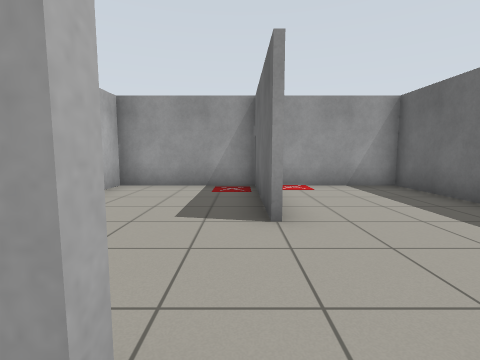
View 1 (above)

20 first-person views from a walk through a robot-simulator world made for Gazebo. The camera is 0.94 m above the floor, tilts 6° down and sees 85° across. The lines on the ground mark 1 m squares. The floor is counted in squares, 1 m on a side. Each view is taken from the middle of a square. On the plan, view 1 faces up. The plan holds only what a view shows up to about 11 squares ahead; the rest is blank.

View 2
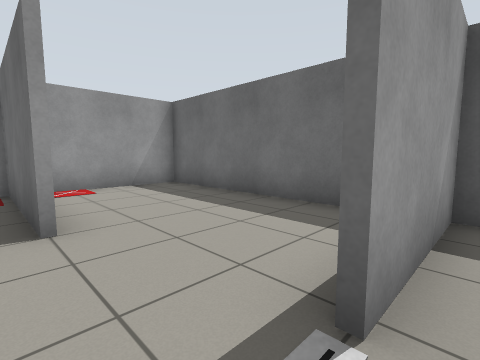

View 3
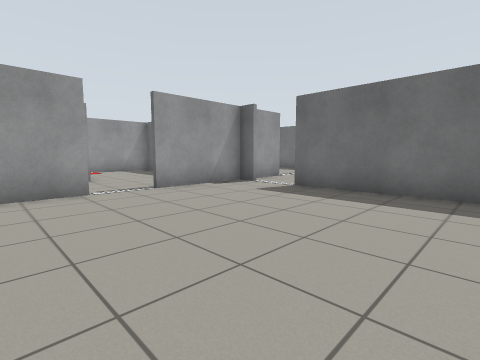

View 4
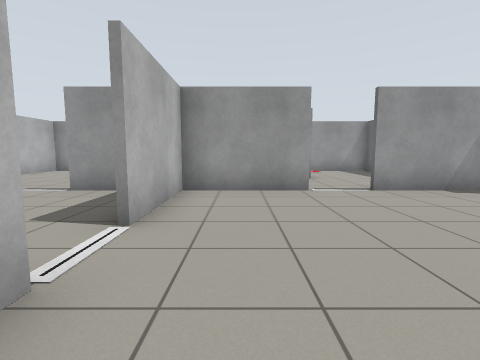

View 5
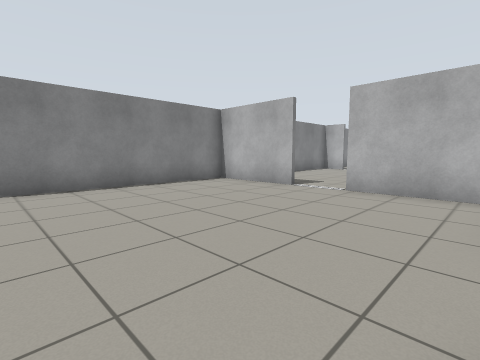

View 6
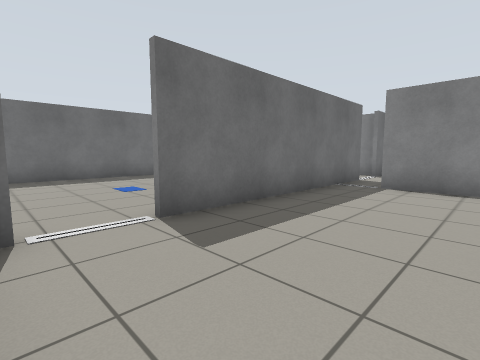

View 7
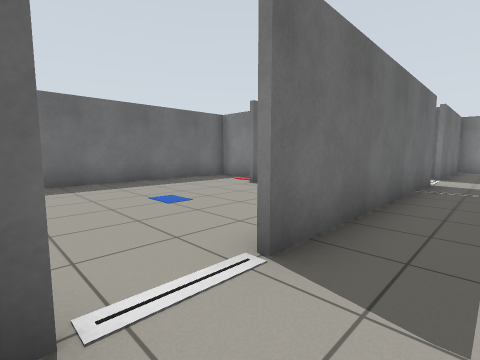

View 8
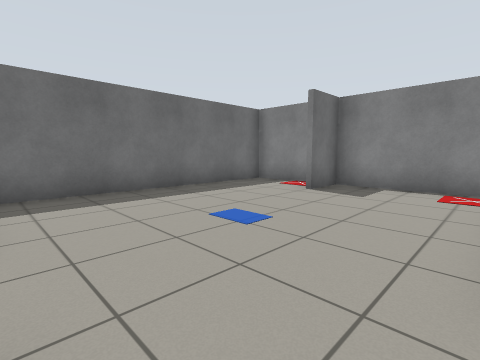

View 9
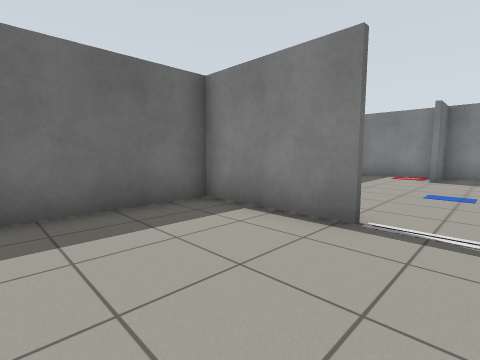

View 10
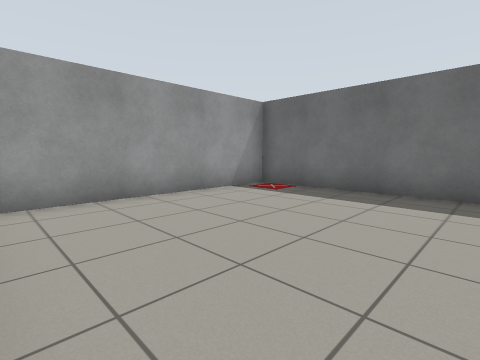

View 11
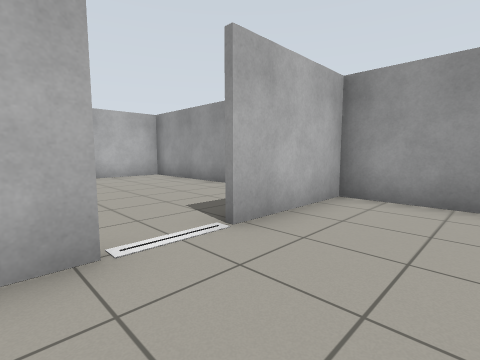

View 12
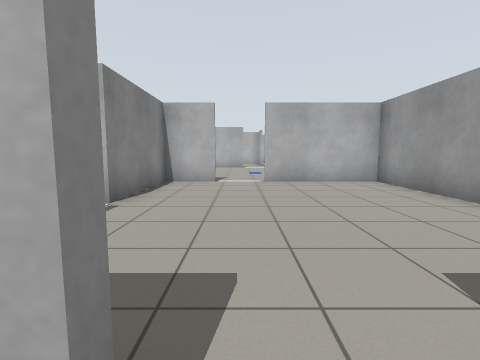

View 13
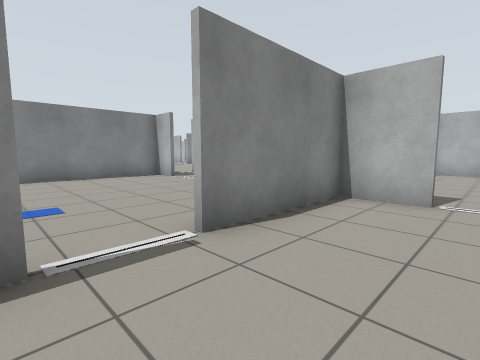

View 14
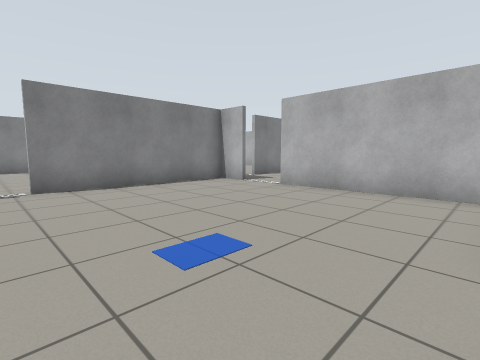

View 15
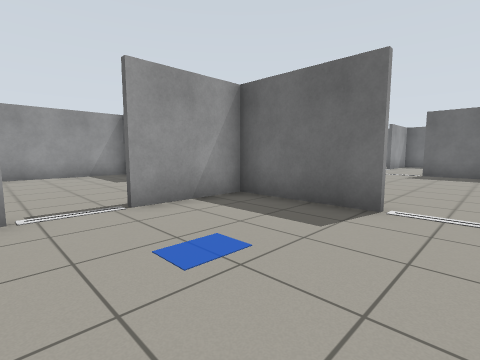

View 16
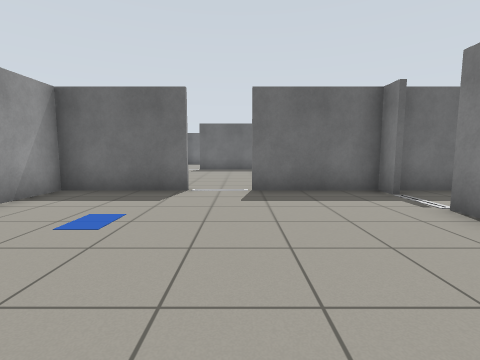

View 17
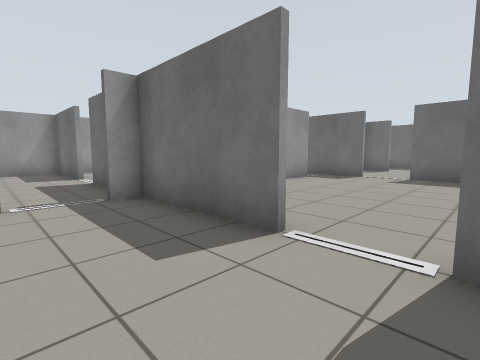

View 18
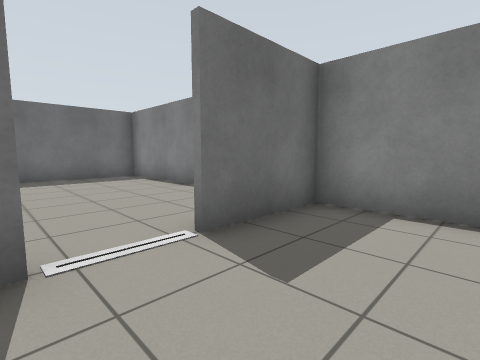

View 19
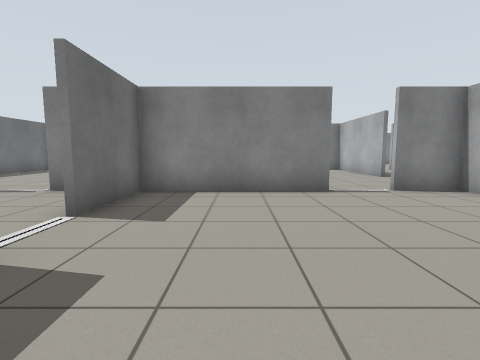

View 20
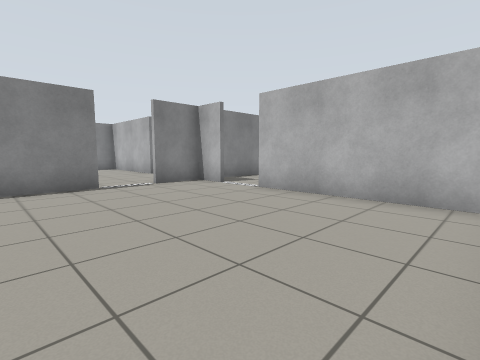

### Floor plan
Points are (right, up) in squares from view 1. A wall is a line through its corners. A room is listed if a view was taken in it or the views show most of it. See-through windows are left out.
Room 1 (views 1, 2, 3, 4, 5, 6, 7)
walls: (-0.2, 0.4) (-4, 0.4); (-3.4, -4.2) (-3.4, -7.6); (-3.4, 0.5) (-3.4, -2.8); (4.4, -0.2) (4.4, 0.4) (1.2, 0.4); (4.4, -7) (4.4, -1.8); (-4.2, -7.4) (3.2, -7.4)
ways out: opening at (4, -1) to room 2; opening at (0.5, 1) to room 4; opening at (-4, -3.5) to room 6; gap at (3, -7) to room 8
Room 2 (view 8)
walls: (6.8, 0.4) (5.2, 0.4); (8.8, -7.4) (11.4, -7.4) (11.4, -0.2); (5.2, -7.4) (8.4, -7.4) (8.4, -6)
ways out: opening at (4, -1) to room 1; opening at (7.5, 1) to room 3
Room 3 (views 9, 10)
walls: (8.2, 0.6) (11.4, 0.6) (11.4, 7.4) (5.1, 7.4)
ways out: opening at (7.5, 1) to room 2
Room 4 (views 11, 12)
walls: (0.4, 3.4) (0.4, 7.4) (-3.4, 7.4) (-3.4, 4.2); (-3.4, 2.8) (-3.4, 2); (4.4, 1.9) (4.4, 7.4) (1.1, 7.4)
ways out: opening at (0.5, 1) to room 1; opening at (-4, 3.5) to room 5
Room 5 (view 13)
walls: (-11.4, 2.2) (-11.4, 0.6) (-7.8, 0.6); (-3.6, 7.4) (-11.4, 7.4) (-11.4, 3.8)
ways out: opening at (-4, 3.5) to room 4; opening at (-7, 1) to room 6; opening at (-12, 3)
Room 6 (views 14, 15, 16)
walls: (-11.4, -0.2) (-11.4, -4.8); (-3.6, -2.8) (-3.6, 0.5); (-11.4, -6.2) (-11.4, -7.4) (-5.8, -7.4); (-4, 0.4) (-6.2, 0.4); (-3.6, -7.4) (-3.6, -4.2)
ways out: opening at (-4, -3.5) to room 1; opening at (-7, 1) to room 5; opening at (-5, -7) to room 7; opening at (-12, -5.5)
Room 7 (views 17, 18, 19, 20)
walls: (-8.2, -15.4) (-3.6, -15.4) (-3.6, -12.8); (-3.6, -11.2) (-3.6, -7.4); (-11.4, -8.1) (-11.4, -12.8); (-11.4, -14.2) (-11.4, -15.4) (-9.8, -15.4)
ways out: opening at (-5, -7) to room 6; opening at (-4, -12) to room 8; opening at (-12, -13.5); opening at (-9, -15)
Room 8 (no view inside)
walls: (0.2, -15.4) (4.4, -15.4) (4.4, -10.8); (3.2, -7.6) (1.8, -7.6); (-1.8, -15.4) (-1.2, -15.4); (4.4, -9.2) (4.4, -7); (-3.4, -7.6) (-4.2, -7.6)
ways out: gap at (3, -7) to room 1; opening at (-4, -12) to room 7; opening at (-0.5, -15); opening at (4, -10)

Positions as (right, up) in squares from view 1, and headings:
1: (0, 0), facing up
2: (0, 0), facing up-right
3: (-2, -6), facing up-right
4: (-2, -6), facing up
5: (3, 0), facing down-left
6: (1, 0), facing down-right
7: (3, 0), facing down-right
8: (5, 0), facing down-right
9: (7, 4), facing down-right
10: (5, 2), facing up-right
11: (-1, 2), facing up-left
12: (-3, 3), facing left
13: (-6, 3), facing down-left
14: (-5, 0), facing down-left
15: (-8, -4), facing up-right
16: (-10, -4), facing right
17: (-6, -13), facing up-right
18: (-6, -11), facing down-right
19: (-6, -9), facing down
20: (-6, -8), facing down-left
